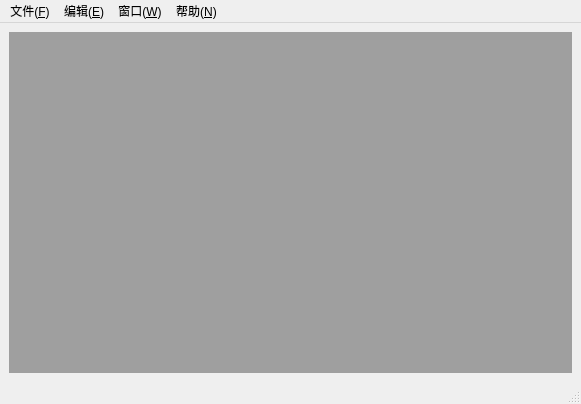
<?xml version="1.0" encoding="UTF-8"?>
<ui version="4.0">
 <class>MainWindow</class>
 <widget class="QMainWindow" name="MainWindow">
  <property name="windowModality">
   <enum>Qt::NonModal</enum>
  </property>
  <property name="geometry">
   <rect>
    <x>0</x>
    <y>0</y>
    <width>581</width>
    <height>404</height>
   </rect>
  </property>
  <property name="windowTitle">
   <string>文件编辑器</string>
  </property>
  <property name="autoFillBackground">
   <bool>false</bool>
  </property>
  <property name="styleSheet">
   <string notr="true"/>
  </property>
  <widget class="QWidget" name="centralwidget">
   <layout class="QGridLayout" name="gridLayout">
    <item row="0" column="0">
     <widget class="QMdiArea" name="mdiArea"/>
    </item>
   </layout>
  </widget>
  <widget class="QMenuBar" name="menubar">
   <property name="geometry">
    <rect>
     <x>0</x>
     <y>0</y>
     <width>581</width>
     <height>21</height>
    </rect>
   </property>
   <property name="defaultUp">
    <bool>true</bool>
   </property>
   <widget class="QMenu" name="menuF">
    <property name="title">
     <string>文件(&amp;F)</string>
    </property>
    <addaction name="actionNew"/>
    <addaction name="actionOpen"/>
    <addaction name="separator"/>
    <addaction name="actionSave"/>
    <addaction name="actionSaveAs"/>
    <addaction name="separator"/>
    <addaction name="actionExit"/>
   </widget>
   <widget class="QMenu" name="menuE">
    <property name="title">
     <string>编辑(&amp;E)</string>
    </property>
    <addaction name="actionUndo"/>
    <addaction name="actionRedo"/>
    <addaction name="separator"/>
    <addaction name="actionCut"/>
    <addaction name="actionCopy"/>
    <addaction name="actionPaste"/>
   </widget>
   <widget class="QMenu" name="menuW">
    <property name="title">
     <string>窗口(&amp;W)</string>
    </property>
    <addaction name="actionClose"/>
    <addaction name="actionCloseAll"/>
    <addaction name="separator"/>
    <addaction name="actionTile"/>
    <addaction name="actionCascade"/>
    <addaction name="separator"/>
    <addaction name="actionNext"/>
    <addaction name="actionPrevious"/>
    <addaction name="separator"/>
   </widget>
   <widget class="QMenu" name="menuH">
    <property name="title">
     <string>帮助(&amp;N)</string>
    </property>
    <addaction name="actionAbout"/>
    <addaction name="actionAboutQt"/>
   </widget>
   <addaction name="menuF"/>
   <addaction name="menuE"/>
   <addaction name="menuW"/>
   <addaction name="menuH"/>
  </widget>
  <widget class="QStatusBar" name="statusbar">
   <property name="enabled">
    <bool>true</bool>
   </property>
   <property name="cursor">
    <cursorShape>ArrowCursor</cursorShape>
   </property>
   <property name="focusPolicy">
    <enum>Qt::NoFocus</enum>
   </property>
  </widget>
  <action name="actionNew">
   <property name="checkable">
    <bool>false</bool>
   </property>
   <property name="icon">
    <iconset resource="myResources.qrc">
     <normaloff>:/myImages/images/new.png</normaloff>:/myImages/images/new.png</iconset>
   </property>
   <property name="text">
    <string>新建文件</string>
   </property>
   <property name="toolTip">
    <string>新建文件</string>
   </property>
   <property name="shortcut">
    <string>Ctrl+N</string>
   </property>
  </action>
  <action name="actionOpen">
   <property name="icon">
    <iconset resource="myResources.qrc">
     <normaloff>:/myImages/images/open.png</normaloff>:/myImages/images/open.png</iconset>
   </property>
   <property name="text">
    <string>打开文件</string>
   </property>
   <property name="toolTip">
    <string>打开文件</string>
   </property>
   <property name="shortcut">
    <string>Ctrl+O</string>
   </property>
  </action>
  <action name="actionSave">
   <property name="icon">
    <iconset resource="myResources.qrc">
     <normaloff>:/myImages/images/save.png</normaloff>:/myImages/images/save.png</iconset>
   </property>
   <property name="text">
    <string>保存(&amp;S)</string>
   </property>
   <property name="toolTip">
    <string>保存</string>
   </property>
   <property name="shortcut">
    <string>Ctrl+S</string>
   </property>
  </action>
  <action name="actionSaveAs">
   <property name="icon">
    <iconset resource="myResources.qrc">
     <normaloff>:/myImages/images/saveAs.png</normaloff>:/myImages/images/saveAs.png</iconset>
   </property>
   <property name="text">
    <string>另存为(&amp;A)</string>
   </property>
   <property name="toolTip">
    <string>另存为</string>
   </property>
  </action>
  <action name="actionExit">
   <property name="icon">
    <iconset resource="myResources.qrc">
     <normaloff>:/myImages/images/exit.png</normaloff>:/myImages/images/exit.png</iconset>
   </property>
   <property name="text">
    <string>退出(&amp;X)</string>
   </property>
  </action>
  <action name="actionUndo">
   <property name="icon">
    <iconset resource="myResources.qrc">
     <normaloff>:/myImages/images/undo.png</normaloff>:/myImages/images/undo.png</iconset>
   </property>
   <property name="text">
    <string>撤销(&amp;U)</string>
   </property>
   <property name="shortcut">
    <string>Ctrl+Z</string>
   </property>
  </action>
  <action name="actionRedo">
   <property name="icon">
    <iconset resource="myResources.qrc">
     <normaloff>:/myImages/images/redo.png</normaloff>:/myImages/images/redo.png</iconset>
   </property>
   <property name="text">
    <string>恢复(&amp;R)</string>
   </property>
   <property name="shortcut">
    <string>Ctrl+Y</string>
   </property>
  </action>
  <action name="actionCut">
   <property name="icon">
    <iconset resource="myResources.qrc">
     <normaloff>:/myImages/images/cut.png</normaloff>:/myImages/images/cut.png</iconset>
   </property>
   <property name="text">
    <string>剪切(&amp;T)</string>
   </property>
   <property name="shortcut">
    <string>Ctrl+X</string>
   </property>
  </action>
  <action name="actionCopy">
   <property name="icon">
    <iconset resource="myResources.qrc">
     <normaloff>:/myImages/images/copy.png</normaloff>:/myImages/images/copy.png</iconset>
   </property>
   <property name="text">
    <string>复制(&amp;C)</string>
   </property>
   <property name="shortcut">
    <string>Ctrl+C</string>
   </property>
  </action>
  <action name="actionPaste">
   <property name="icon">
    <iconset resource="myResources.qrc">
     <normaloff>:/myImages/images/paste.png</normaloff>:/myImages/images/paste.png</iconset>
   </property>
   <property name="text">
    <string>粘贴(&amp;P)</string>
   </property>
   <property name="shortcut">
    <string>Ctrl+V</string>
   </property>
  </action>
  <action name="actionClose">
   <property name="text">
    <string>关闭(&amp;O)</string>
   </property>
  </action>
  <action name="actionCloseAll">
   <property name="text">
    <string>关闭所有窗口(&amp;A)</string>
   </property>
   <property name="toolTip">
    <string>关闭所有窗口</string>
   </property>
  </action>
  <action name="actionTile">
   <property name="text">
    <string>平铺(&amp;T)</string>
   </property>
   <property name="toolTip">
    <string>平铺</string>
   </property>
  </action>
  <action name="actionCascade">
   <property name="text">
    <string>层叠(&amp;C)</string>
   </property>
   <property name="toolTip">
    <string>层叠</string>
   </property>
  </action>
  <action name="actionNext">
   <property name="icon">
    <iconset resource="myResources.qrc">
     <normaloff>:/myImages/images/next.png</normaloff>:/myImages/images/next.png</iconset>
   </property>
   <property name="text">
    <string>下一个(&amp;X)</string>
   </property>
   <property name="toolTip">
    <string>下一个</string>
   </property>
  </action>
  <action name="actionPrevious">
   <property name="icon">
    <iconset resource="myResources.qrc">
     <normaloff>:/myImages/images/previous.png</normaloff>:/myImages/images/previous.png</iconset>
   </property>
   <property name="text">
    <string>前一个(&amp;V)</string>
   </property>
   <property name="toolTip">
    <string>前一个</string>
   </property>
  </action>
  <action name="actionAbout">
   <property name="icon">
    <iconset resource="myResources.qrc">
     <normaloff>:/myImages/images/about.png</normaloff>:/myImages/images/about.png</iconset>
   </property>
   <property name="text">
    <string>关于(&amp;A)</string>
   </property>
   <property name="toolTip">
    <string>关于</string>
   </property>
  </action>
  <action name="actionAboutQt">
   <property name="text">
    <string>关于Qt(&amp;Q)</string>
   </property>
   <property name="toolTip">
    <string>关于Qt</string>
   </property>
  </action>
 </widget>
 <resources>
  <include location="myResources.qrc"/>
 </resources>
 <connections/>
</ui>
